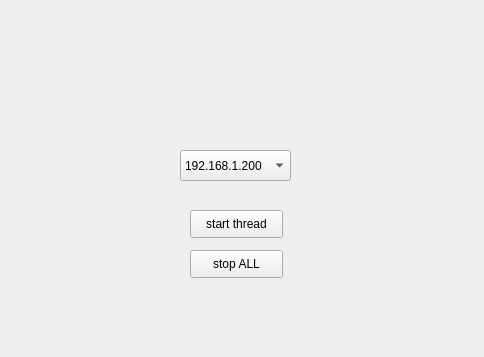
<?xml version="1.0" encoding="UTF-8"?>
<ui version="4.0">
 <class>Form</class>
 <widget class="QWidget" name="Form">
  <property name="geometry">
   <rect>
    <x>0</x>
    <y>0</y>
    <width>484</width>
    <height>357</height>
   </rect>
  </property>
  <property name="windowTitle">
   <string>Form</string>
  </property>
  <widget class="QComboBox" name="comboBox">
   <property name="geometry">
    <rect>
     <x>180</x>
     <y>150</y>
     <width>111</width>
     <height>31</height>
    </rect>
   </property>
   <item>
    <property name="text">
     <string>192.168.1.200</string>
    </property>
   </item>
   <item>
    <property name="text">
     <string>192.168.1.201</string>
    </property>
   </item>
   <item>
    <property name="text">
     <string>192.168.1.202</string>
    </property>
   </item>
  </widget>
  <widget class="QPushButton" name="pushButton">
   <property name="geometry">
    <rect>
     <x>190</x>
     <y>210</y>
     <width>93</width>
     <height>28</height>
    </rect>
   </property>
   <property name="text">
    <string>start thread</string>
   </property>
  </widget>
  <widget class="QPushButton" name="stop">
   <property name="geometry">
    <rect>
     <x>190</x>
     <y>250</y>
     <width>93</width>
     <height>28</height>
    </rect>
   </property>
   <property name="text">
    <string>stop ALL</string>
   </property>
  </widget>
 </widget>
 <resources/>
 <connections/>
</ui>
